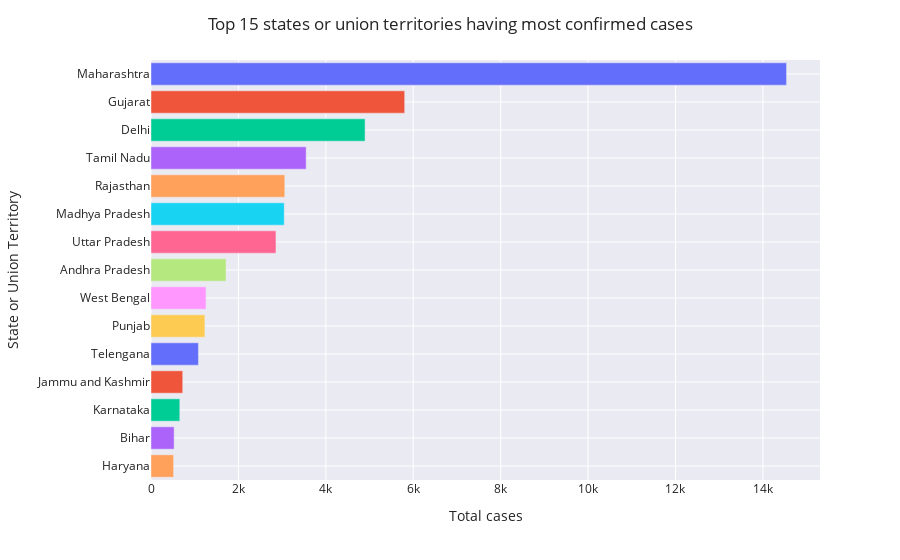

Notebook source saved alongside this figure:
### Markdown cell above
### Top 15 states or union territories having most confirmed cases

### Code cell
fig = px.bar(top_casualities.head(15) , x='confirmed', y='state_or_ut', orientation='h', 
             color='state_or_ut', color_discrete_sequence=px.colors.qualitative.Plotly)
fig.update_layout(title='Top 15 states or union territories having most confirmed cases',
                   xaxis_title='Total cases',
                   yaxis_title='State or Union Territory', showlegend=False)
fig.show()

### Figure 1 — Plotly figure (JSON) as saved in the notebook; plotly's stock layout.template omitted (floating-point values rounded to 4 significant figures)
{"data": [{"alignmentgroup": "True", "hovertemplate": "state_or_ut=%{y}<br>confirmed=%{x}<extra></extra>", "legendgroup": "Maharashtra", "marker": {"color": "#636EFA"}, "name": "Maharashtra", "offsetgroup": "Maharashtra", "orientation": "h", "showlegend": true, "textposition": "auto", "type": "bar", "x": [14541], "xaxis": "x", "y": ["Maharashtra"], "yaxis": "y"}, {"alignmentgroup": "True", "hovertemplate": "state_or_ut=%{y}<br>confirmed=%{x}<extra></extra>", "legendgroup": "Gujarat", "marker": {"color": "#EF553B"}, "name": "Gujarat", "offsetgroup": "Gujarat", "orientation": "h", "showlegend": true, "textposition": "auto", "type": "bar", "x": [5804], "xaxis": "x", "y": ["Gujarat"], "yaxis": "y"}, {"alignmentgroup": "True", "hovertemplate": "state_or_ut=%{y}<br>confirmed=%{x}<extra></extra>", "legendgroup": "Delhi", "marker": {"color": "#00CC96"}, "name": "Delhi", "offsetgroup": "Delhi", "orientation": "h", "showlegend": true, "textposition": "auto", "type": "bar", "x": [4898], "xaxis": "x", "y": ["Delhi"], "yaxis": "y"}, {"alignmentgroup": "True", "hovertemplate": "state_or_ut=%{y}<br>confirmed=%{x}<extra></extra>", "legendgroup": "Tamil Nadu", "marker": {"color": "#AB63FA"}, "name": "Tamil Nadu", "offsetgroup": "Tamil Nadu", "orientation": "h", "showlegend": true, "textposition": "auto", "type": "bar", "x": [3550], "xaxis": "x", "y": ["Tamil Nadu"], "yaxis": "y"}, {"alignmentgroup": "True", "hovertemplate": "state_or_ut=%{y}<br>confirmed=%{x}<extra></extra>", "legendgroup": "Rajasthan", "marker": {"color": "#FFA15A"}, "name": "Rajasthan", "offsetgroup": "Rajasthan", "orientation": "h", "showlegend": true, "textposition": "auto", "type": "bar", "x": [3061], "xaxis": "x", "y": ["Rajasthan"], "yaxis": "y"}, {"alignmentgroup": "True", "hovertemplate": "state_or_ut=%{y}<br>confirmed=%{x}<extra></extra>", "legendgroup": "Madhya Pradesh", "marker": {"color": "#19D3F3"}, "name": "Madhya Pradesh", "offsetgroup": "Madhya Pradesh", "orientation": "h", "showlegend": true, "textposition": "auto", "type": "bar", "x": [3049], "xaxis": "x", "y": ["Madhya Pradesh"], "yaxis": "y"}, {"alignmentgroup": "True", "hovertemplate": "state_or_ut=%{y}<br>confirmed=%{x}<extra></extra>", "legendgroup": "Uttar Pradesh", "marker": {"color": "#FF6692"}, "name": "Uttar Pradesh", "offsetgroup": "Uttar Pradesh", "orientation": "h", "showlegend": true, "textposition": "auto", "type": "bar", "x": [2859], "xaxis": "x", "y": ["Uttar Pradesh"], "yaxis": "y"}, {"alignmentgroup": "True", "hovertemplate": "state_or_ut=%{y}<br>confirmed=%{x}<extra></extra>", "legendgroup": "Andhra Pradesh", "marker": {"color": "#B6E880"}, "name": "Andhra Pradesh", "offsetgroup": "Andhra Pradesh", "orientation": "h", "showlegend": true, "textposition": "auto", "type": "bar", "x": [1717], "xaxis": "x", "y": ["Andhra Pradesh"], "yaxis": "y"}, {"alignmentgroup": "True", "hovertemplate": "state_or_ut=%{y}<br>confirmed=%{x}<extra></extra>", "legendgroup": "West Bengal", "marker": {"color": "#FF97FF"}, "name": "West Bengal", "offsetgroup": "West Bengal", "orientation": "h", "showlegend": true, "textposition": "auto", "type": "bar", "x": [1259], "xaxis": "x", "y": ["West Bengal"], "yaxis": "y"}, {"alignmentgroup": "True", "hovertemplate": "state_or_ut=%{y}<br>confirmed=%{x}<extra></extra>", "legendgroup": "Punjab", "marker": {"color": "#FECB52"}, "name": "Punjab", "offsetgroup": "Punjab", "orientation": "h", "showlegend": true, "textposition": "auto", "type": "bar", "x": [1233], "xaxis": "x", "y": ["Punjab"], "yaxis": "y"}, {"alignmentgroup": "True", "hovertemplate": "state_or_ut=%{y}<br>confirmed=%{x}<extra></extra>", "legendgroup": "Telengana", "marker": {"color": "#636EFA"}, "name": "Telengana", "offsetgroup": "Telengana", "orientation": "h", "showlegend": true, "textposition": "auto", "type": "bar", "x": [1085], "xaxis": "x", "y": ["Telengana"], "yaxis": "y"}, {"alignmentgroup": "True", "hovertemplate": "state_or_ut=%{y}<br>confirmed=%{x}<extra></extra>", "legendgroup": "Jammu and Kashmir", "marker": {"color": "#EF553B"}, "name": "Jammu and Kashmir", "offsetgroup": "Jammu and Kashmir", "orientation": "h", "showlegend": true, "textposition": "auto", "type": "bar", "x": [726], "xaxis": "x", "y": ["Jammu and Kashmir"], "yaxis": "y"}, {"alignmentgroup": "True", "hovertemplate": "state_or_ut=%{y}<br>confirmed=%{x}<extra></extra>", "legendgroup": "Karnataka", "marker": {"color": "#00CC96"}, "name": "Karnataka", "offsetgroup": "Karnataka", "orientation": "h", "showlegend": true, "textposition": "auto", "type": "bar", "x": [659], "xaxis": "x", "y": ["Karnataka"], "yaxis": "y"}, {"alignmentgroup": "True", "hovertemplate": "state_or_ut=%{y}<br>confirmed=%{x}<extra></extra>", "legendgroup": "Bihar", "marker": {"color": "#AB63FA"}, "name": "Bihar", "offsetgroup": "Bihar", "orientation": "h", "showlegend": true, "textposition": "auto", "type": "bar", "x": [529], "xaxis": "x", "y": ["Bihar"], "yaxis": "y"}, {"alignmentgroup": "True", "hovertemplate": "state_or_ut=%{y}<br>confirmed=%{x}<extra></extra>", "legendgroup": "Haryana", "marker": {"color": "#FFA15A"}, "name": "Haryana", "offsetgroup": "Haryana", "orientation": "h", "showlegend": true, "textposition": "auto", "type": "bar", "x": [517], "xaxis": "x", "y": ["Haryana"], "yaxis": "y"}], "layout": {"barmode": "relative", "legend": {"title": {"text": "state_or_ut"}, "tracegroupgap": 0}, "margin": {"t": 60}, "showlegend": false, "title": {"text": "Top 15 states or union territories having most confirmed cases"}, "xaxis": {"anchor": "y", "domain": [0, 1], "title": {"text": "Total cases"}}, "yaxis": {"anchor": "x", "categoryarray": ["Haryana", "Bihar", "Karnataka", "Jammu and Kashmir", "Telengana", "Punjab", "West Bengal", "Andhra Pradesh", "Uttar Pradesh", "Madhya Pradesh", "Rajasthan", "Tamil Nadu", "Delhi", "Gujarat", "Maharashtra"], "categoryorder": "array", "domain": [0, 1], "title": {"text": "State or Union Territory"}}}}
